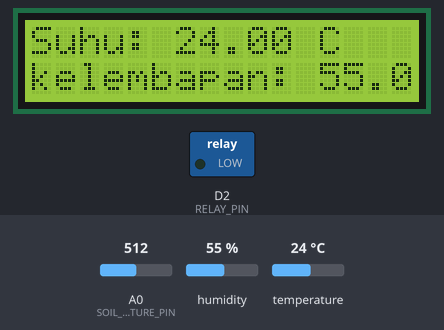
The sketch below on a simulated ESP8266 (NodeMCU). Shown: 16×2 character LCD, switched loads named in the sketch (green lamp = pin HIGH). Inputs (shaded band) come from the test bench; at power-on: A0 (SOIL_MOISTURE_PIN) = 512, humidity 55 %, temperature 24 °C. WiFi joins after 1.5 s; servers stay silent unless stated; uploads are accepted with an empty reply; what the sketch prints to the serial monitor is not drawn.

Above: at 7.6 s.
7.7 s: A0 (SOIL_MOISTURE_PIN) set to 470
At 13.8 s:
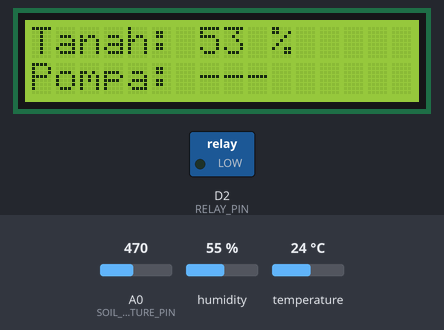
18.6 s: A0 (SOIL_MOISTURE_PIN) set to 440
At 24.7 s:
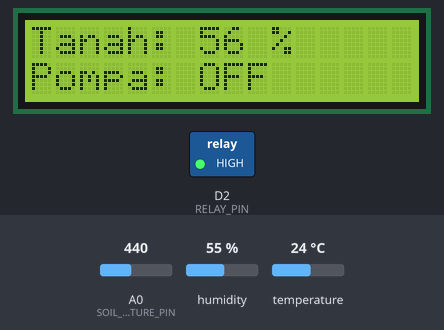
29.5 s: A0 (SOIL_MOISTURE_PIN) set to 542
At 35.6 s:
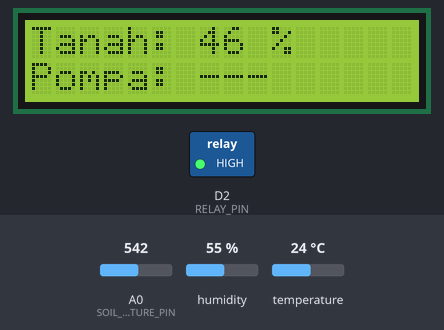
40.4 s: A0 (SOIL_MOISTURE_PIN) set to 566
At 46.4 s:
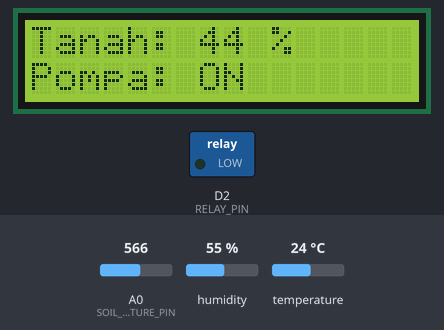
51.3 s: humidity set to 22 %
At 62.0 s:
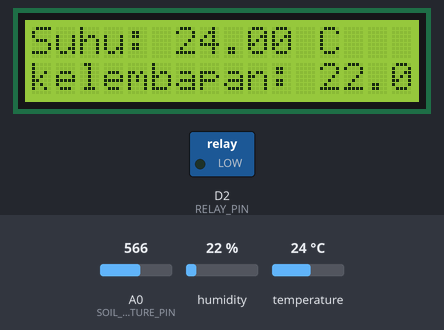
62.2 s: temperature set to 12 °C
At 73.3 s:
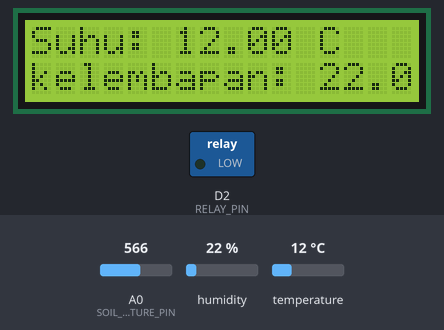
Timing chart, 0 to 74.1 s (numbered marks = the images above; inputs shaded):
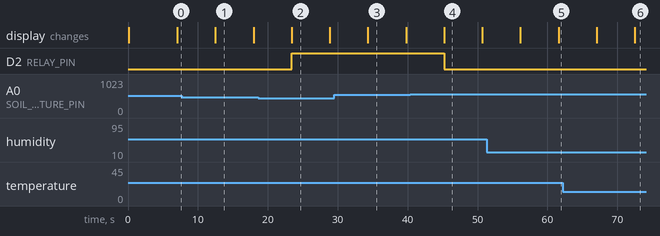

Measured:
- the behaviour switches between 456 and 455 on A0 (SOIL_MOISTURE_PIN) (found by bisection; images 1 and 2)
- the behaviour switches between 557 and 558 on A0 (SOIL_MOISTURE_PIN) (found by bisection; images 3 and 4)
- after the input at 7.7 s, the display: changes after 4.8 s (image 1)
- after the input at 18.6 s, D2 (RELAY_PIN): LOW → HIGH after 4.8 s; the display: changes after 4.8 s (image 2)
- after the input at 29.5 s, the display: changes after 4.8 s (image 3)
- after the input at 40.4 s, D2 (RELAY_PIN): HIGH → LOW after 4.8 s; the display: changes after 4.8 s (image 4)
- after the input at 51.3 s, the display: first differs from a run without the input after 10.3 s (image 5)
- after the input at 62.2 s, the display: first differs from a run without the input after 10.3 s (image 6)

The sketch:

tugas_akhir.ino
```cpp
#include <ESP8266WiFi.h>
#include <DHT.h>
#include <Wire.h>
#include <LiquidCrystal_I2C.h>
#include <ArduinoJson.h>
#include <ESP8266HTTPClient.h>  // Sertakan pustaka HTTPClient
// #include <WiFiUdp.h>
// #include <NTPClient.h>

#define I2C_ADDR 0x27
#define DHTPIN D4
#define DHTTYPE DHT11
#define SOIL_MOISTURE_PIN A0
#define RELAY_PIN D2
#define SDA_PIN D5
#define SCL_PIN D6

const char* ssid = "Menumpang jak m";
const char* password = "modalbah";
const char* server = " 192.168.3.143";
const char* endpoint = "/penyiram_otomatis/data_gabung.php";
const int  serverPort = 80;

WiFiClient client;
// WiFiUDP ntpUDP;
// NTPClient timeClient(ntpUDP, "pool.ntp.org");

DHT dht(DHTPIN, DHTTYPE);
LiquidCrystal_I2C lcd(I2C_ADDR, 16, 2);

unsigned long previousMillis = 0;
const long interval = 5000;

int soilMoistureValue = 0;
int pompaOn = 45;  // Nilai kelembapan tanah untuk mengaktifkan pompa (basah)
int pompaOff = 55; // Nilai kelembapan tanah untuk mematikan pompa (kering)

bool displaySuhuKelembapan = true;
// const unsigned long PAGI_START = 6 * 60 * 60 * 1000; // 06:00 AM
// const unsigned long SORE_START = 16 * 60 * 60 * 1000; // 04:00 PM

void setup() {
  Serial.begin(115200);
  delay(10);

  Wire.begin(SDA_PIN, SCL_PIN);
  lcd.init();
  lcd.backlight();

  Serial.println();
  Serial.println();
  Serial.print("Connecting to ");
  Serial.println(ssid);

  WiFi.begin(ssid, password);

  while (WiFi.status() != WL_CONNECTED) {
    delay(500);
    Serial.print(".");
  }

  Serial.println("");
  Serial.println("WiFi connected");
  Serial.print("IP address: ");
  Serial.println(WiFi.localIP());

  dht.begin();
  pinMode(SOIL_MOISTURE_PIN, INPUT);
  pinMode(RELAY_PIN, OUTPUT);


}

void loop() {
  unsigned long currentMillis = millis();
  // unsigned long sinceMidnight = currentMillis % (24 * 60 * 60 * 1000); // Waktu sejak tengah malam

  // timeClient.update();
  // unsigned long epochTime = timeClient.getEpochTime(); // Waktu epoch (UNIX time)

  float suhu = dht.readTemperature();
  float kelembapan = dht.readHumidity();
  soilMoistureValue = readSoilMoisture();

  if (isnan(suhu) || isnan(kelembapan)) {
    Serial.println("tidak bisa membaca data sensor suhu!");
    lcd.clear();
    lcd.setCursor(0, 0);
    lcd.print("sensor suhu eror");
    delay(2000);
    return;
  }

  Serial.print("Suhu: ");
  Serial.print(suhu);
  Serial.println(" *C");
  Serial.print("Kelembapan: ");
  Serial.print(kelembapan);
  Serial.println(" %");
  Serial.print("Tanah: ");
  Serial.print(soilMoistureValue);
  Serial.println(" %");

  // if (sinceMidnight >= PAGI_START && sinceMidnight < PAGI_START + interval) {
  //   // Ini adalah waktu pagi
  //   controlPumpIfDry(); // Kontrol pompa jika kelembapan kering
  // } else if (sinceMidnight >= SORE_START && sinceMidnight < SORE_START + interval) {
  //   // Ini adalah waktu sore
  //   controlPumpIfDry(); // Kontrol pompa jika kelembapan kering
  // } else {
  //   // Di luar waktu pagi dan sore, pastikan pompa mati
  //   Serial.println("Pompa OFF (hanya on hanya pagi dan sore)...");
  //   digitalWrite(RELAY_PIN, HIGH); // Matikan relay pompa
  // }
  if (currentMillis - previousMillis >= interval) {
    previousMillis = currentMillis;

    if (displaySuhuKelembapan) {
      lcd.clear();
      lcd.setCursor(0, 0);
      lcd.print("Suhu: ");
      lcd.print(suhu);
      lcd.print(" C");

      lcd.setCursor(0, 1);
      lcd.print("kelembapan: ");
      lcd.print(kelembapan);
      lcd.print(" %");

      displaySuhuKelembapan = false;
    } else {
      lcd.clear();
      lcd.setCursor(0, 0);
      lcd.print("Tanah: ");
      lcd.print(soilMoistureValue);
      lcd.print(" %");

      lcd.setCursor(0, 1);
      if (soilMoistureValue < pompaOn) {
        lcd.print("Pompa: ON ");
      } else if (soilMoistureValue >= pompaOff) {
        lcd.print("Pompa: OFF");
      } else {
        lcd.print("Pompa: ---");
      }

      displaySuhuKelembapan = true;
    }
  }

  controlPump(); // Memanggil fungsi kontrol pompa
  getPumpControlData(); // Memperbarui nilai pompa_on dan pompa_off dari server
  sendToServer(suhu, kelembapan, soilMoistureValue);
  delay(5000); // Delay untuk menjaga interval
}

void sendToServer(float suhu, float kelembapan, int soilMoistureValue) {
  HTTPClient http;

  String url = "http://" + String(server) + endpoint;
  http.begin(client, url);

  // Buat objek JSON untuk menyimpan data
  StaticJsonDocument<200> doc;

  // Masukkan data ke dalam objek JSON
  doc["suhu"] = suhu;
  doc["kelembapan"] = kelembapan;
  doc["kelembapan_tanah"] = soilMoistureValue;

  // Serialisasi JSON ke dalam string
  String postData;
  serializeJson(doc, postData);

  // Kirim data menggunakan metode POST
  int httpResponseCode = http.POST(postData);

  if (httpResponseCode > 0) {
    Serial.print("HTTP Response code: ");
    Serial.println(httpResponseCode);
    String response = http.getString();
    Serial.println("Response:");
    Serial.println(response);
  } else {
    Serial.print("Error data tidak terkirim: ");
    Serial.println(httpResponseCode);
  }

  http.end();
}

void getPumpControlData() {
  HTTPClient http;

  String url = "http://" + String(server) + endpoint + "?get"; // Ubah sesuai dengan URL yang tepat
  http.begin(client, url);

  int httpResponseCode = http.GET();

  if (httpResponseCode > 0) {
    Serial.print("HTTP Response code: ");
    Serial.println(httpResponseCode);

    String response = http.getString();
    Serial.println("Response:");
    Serial.println(response);

    // Parsing JSON response
    DynamicJsonDocument doc(1024);
    DeserializationError error = deserializeJson(doc, response);

    if (!error) {
      pompaOn = doc["pompa_on"];
      pompaOff = doc["pompa_off"];

      Serial.print("Received pump control data: pompa_on=");
      Serial.print(pompaOn);
      Serial.print(", pompa_off=");
      Serial.println(pompaOff);
    } else {
      Serial.print("deserializeJson() failed: ");
      Serial.println(error.f_str());
    }
  } else {
    Serial.print("Error in GET request: ");
    Serial.println(httpResponseCode);
  }

  http.end();
}


int readSoilMoisture() {
  int moisture = analogRead(SOIL_MOISTURE_PIN);
  return map(moisture, 1023, 0, 0, 100);
}

void controlPump() {
  if (soilMoistureValue < pompaOn) {
    Serial.println("Pompa ON...");
    digitalWrite(RELAY_PIN, LOW); // Hidupkan relay pompa
  } else if (soilMoistureValue >= pompaOff) {
    Serial.println("Pompa OFF...");
    digitalWrite(RELAY_PIN, HIGH); // Matikan relay pompa
  }
}

// void controlPumpIfDry() {
//   if (soilMoistureValue < pompaOn) {
//     Serial.println("Pompa ON...");
//     digitalWrite(RELAY_PIN, LOW); // Hidupkan relay pompa
//   } else {
//     Serial.println("Pompa OFF...");
//     digitalWrite(RELAY_PIN, HIGH); // Matikan relay pompa
//   }
// }
```
